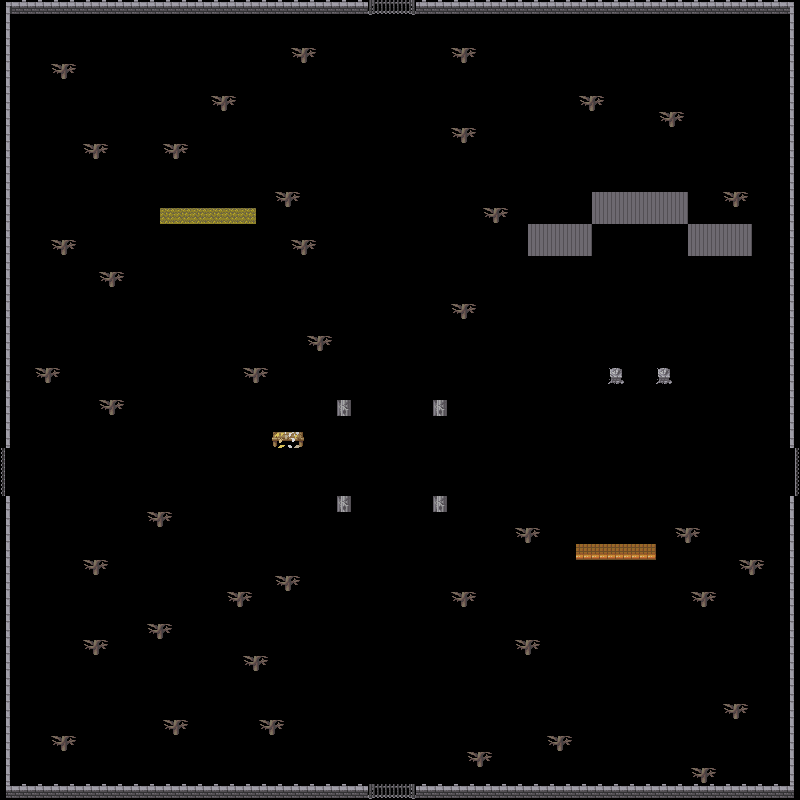

Rendered tile map (Tiled .tmx) drawn with the repository's tilesets; below, a short description and the map source with its tile grids summarised:
An orthogonal 50x50 tile map with 16x16 px tiles, 1 tile layer (Wall Special), 4 hidden layers not drawn.

<map version="1.9" tiledversion="1.9.2" orientation="orthogonal" renderorder="right-down" width="50" height="50" tilewidth="16" tileheight="16" infinite="0" nextlayerid="6" nextobjectid="1">
 <tileset firstgid="1" source="Tileset.tsx" />
 <layer id="1" name="Ground" class="1" width="50" height="50" visible="0">
  <properties>
   <property name="RunCollision" type="bool" value="true" />
  </properties>
  <data>[2500 cells, 2500 non-empty, 2 distinct tile ids]</data>
 </layer>
 <layer id="4" name="Ground Decoration" class="2" width="50" height="50" visible="0">
  <properties>
   <property name="RunCollision" type="bool" value="false" />
  </properties>
  <data>[2500 cells, 42 non-empty, 5 distinct tile ids]</data>
 </layer>
 <layer id="2" name="Walls" class="3" width="50" height="50" visible="0">
  <properties>
   <property name="RunCollision" type="bool" value="true" />
  </properties>
  <data>[2500 cells, 493 non-empty, 46 distinct tile ids]</data>
 </layer>
 <layer id="3" name="Decoration" class="4" width="50" height="50" visible="0">
  <properties>
   <property name="RunCollision" type="bool" value="false" />
  </properties>
  <data>[2500 cells, 178 non-empty, 35 distinct tile ids]</data>
 </layer>
 <layer id="5" name="Wall Special" class="4" width="50" height="50">
  <properties>
   <property name="RunCollision" type="bool" value="true" />
  </properties>
  <data>[2500 cells, 323 non-empty, 20 distinct tile ids]</data>
 </layer>
</map>